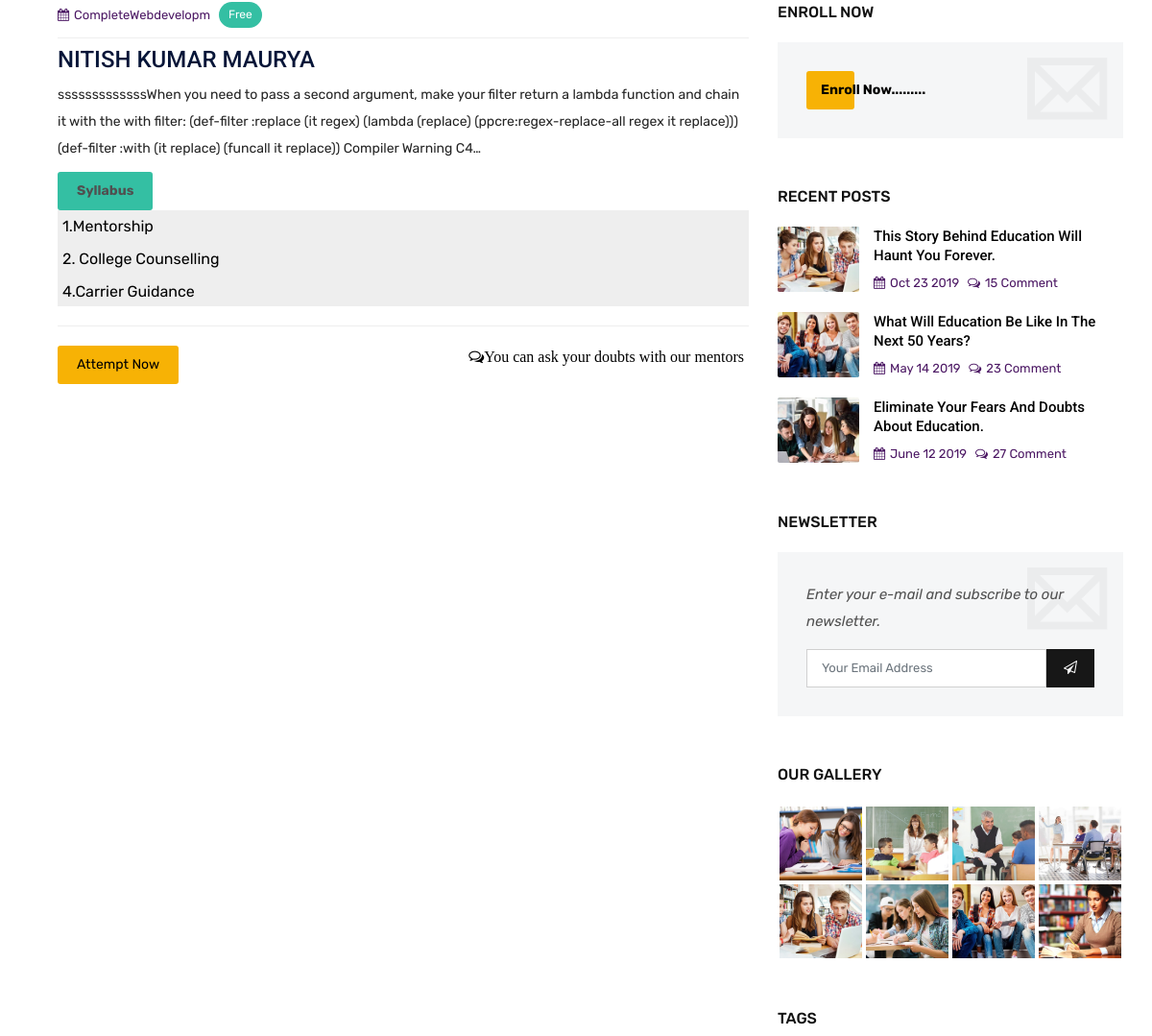
Page /tests/ (middle part) on the earlier database version.
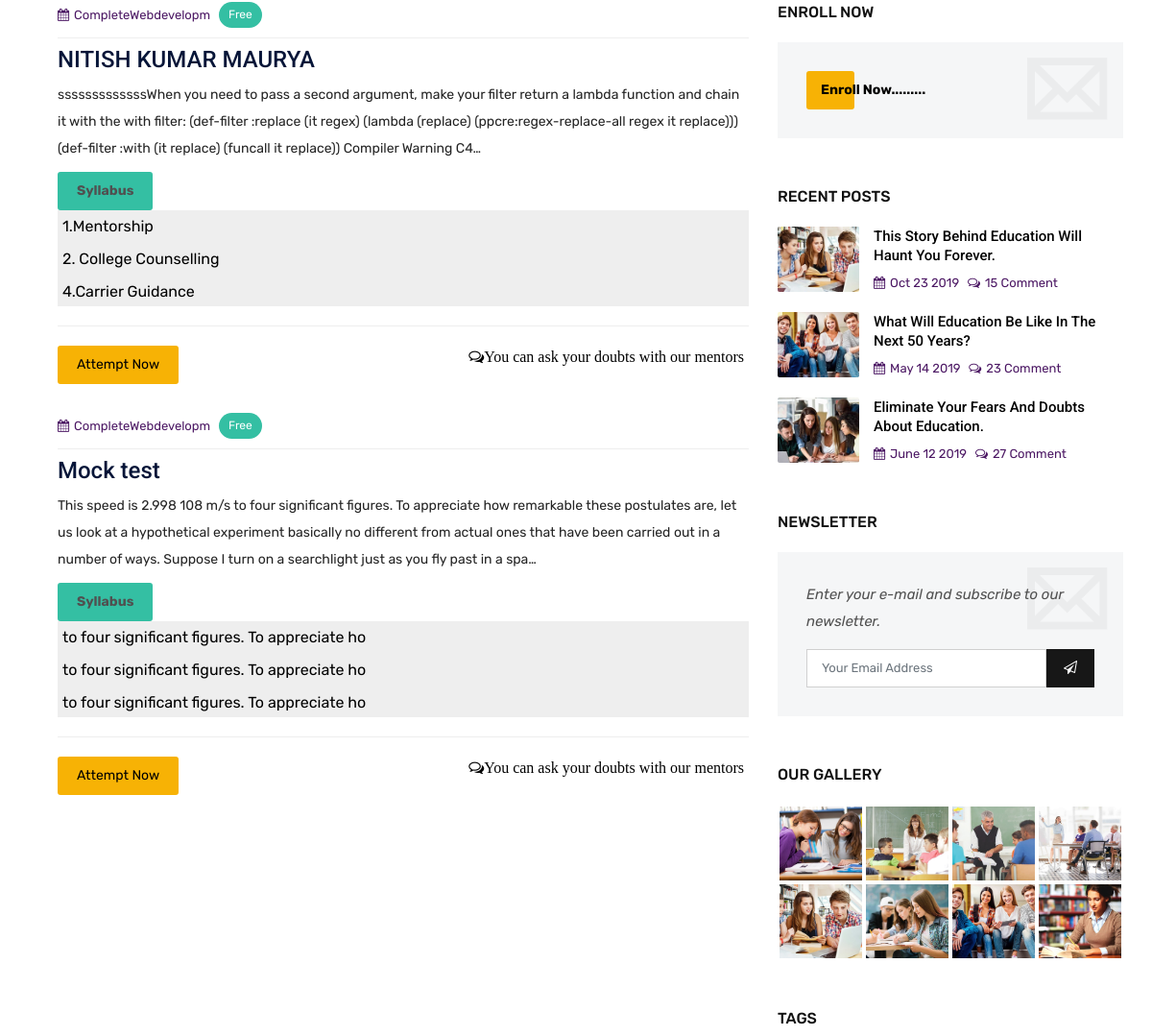
Same page on the later database version.
### testseries/models.py (models this page shows)
class Quiz(models.Model):
    type = models.ForeignKey(Category,on_delete=models.DO_NOTHING)
    quiz = models.ForeignKey(QuizCourse, on_delete=models.CASCADE, null=True, default="")
    name = models.CharField(max_length=50, default="")
    is_timed = models.BooleanField(default=True)
    is_preview = models.BooleanField(default=True)
    description = models.CharField(max_length=500)
    no_of_quesitions = models.IntegerField(default=0)
    slug = models.CharField(max_length=50)

class CourseProperty(models.Model):
    description  = models.CharField(max_length = 100 , null = False)
    quiz = models.ForeignKey(Quiz , null = False , on_delete=models.CASCADE)
    class Meta :
        abstract = True

class quizPrerequisite(CourseProperty):
    pass

### exam/models.py (models this page shows)
class Category(models.Model):
    id=models.IntegerField(primary_key=True)
    name = models.CharField(max_length=20)
    def __str__(self):
        return self.name

### testseries/views.py (the view)
# urls.py: path('tests/', include('testseries.urls')),
def tests(request):
    tests = Quiz.objects.filter()
    context = {
        'tests': tests
    }
    return render(request, "Eduguider/testlist.html", context)

### templates/Eduguider/testlist.html (shortened to what the changed rows need)
{% extends 'Eduguider/base.html'%}
{%load static%}
{% block head %}
<head>
	<link rel="stylesheet" type="text/css" href='{% static "assets/css/assets.css"%}'>
	<link rel="stylesheet" type="text/css" href='{% static "assets/css/typography.css"%}'>
	<link rel="stylesheet" type="text/css" href='{% static "assets/css/shortcodes/shortcodes.css"%}'>
	<link rel="stylesheet" type="text/css" href='{% static "assets/css/style.css"%}'>
	<link class="skin" rel="stylesheet" type="text/css" href='{% static "assets/css/color/color-1.css"%}'>
</head>
{% endblock %}
{% block body %}
<div class="page-wraper">
    <div class="page-content bg-white">
         <div class="content-block">
			<div class="section-area section-sp1">
				<div class="container">
					<div class="row">
						<div class="col-lg-8">
                            {% for test in tests %}
							<div class="blog-post blog-md clearfix">
								<div class="ttr-post-info">
									<ul class="media-post">
										<li><a href="#"><i class="fa fa-calendar"></i>{{test.type}}</a></li>
                                        {% if test.is_preview is True %}
										<li><a href="/tests/attempt/{{k.slug}}" target="_blank" class="btn button-sm green radius-xl">Free</a></li>
                                        {% else%}
                                        <li><a href="#"><i class="fa fa-user"></i><b>Enroll to attempt</b></a></li>
                                        {% endif %}
									</ul>
									<h5 class="post-title"><a href="">{{test.name}}</a></h5>
									<p>{{test.description |truncatechars:300}}</p>
									<a class="btn button-l green"><b>Syllabus</b></a>
										<div class="vertical-menu">
											{% for i in test.quizprerequisite_set.all %}
											<a href="#">{{i.description}}</a>
											{% endfor %}
										</div>
									<div class="post-extra">
										<a href="/tests/attempt/{{test.slug}}" target="_blank" class="btn">Attempt Now</a>
										<a href="#" class="comments-bx"><i class="fa fa-comments-o">You can ask your doubts with our mentors</i></a>
									</div>
								</div>
							</div>
							{%endfor%}
						</div>
					</div>
				</div>
			</div>
        </div>
    </div>
</div>
{% endblock %}

Differences in the rows shown:
added Quiz: type "CompleteWebdevelopm", name "Mock test", description "This speed is 2.998 108 m/s to four significant figures. To appreciate how remarkable these postulates are, let us look at a hypothetical experiment basically no different from actual ones that have been carried out in a number of ways. Suppose I turn on a searchlight just as you fly past in a spa…"
added quizPrerequisite: description "to four significant figures. To appreciate ho", shown under "CompleteWebdevelopm"
added quizPrerequisite: description "to four significant figures. To appreciate ho", shown under "CompleteWebdevelopm"
added quizPrerequisite: description "to four significant figures. To appreciate ho", shown under "CompleteWebdevelopm"
